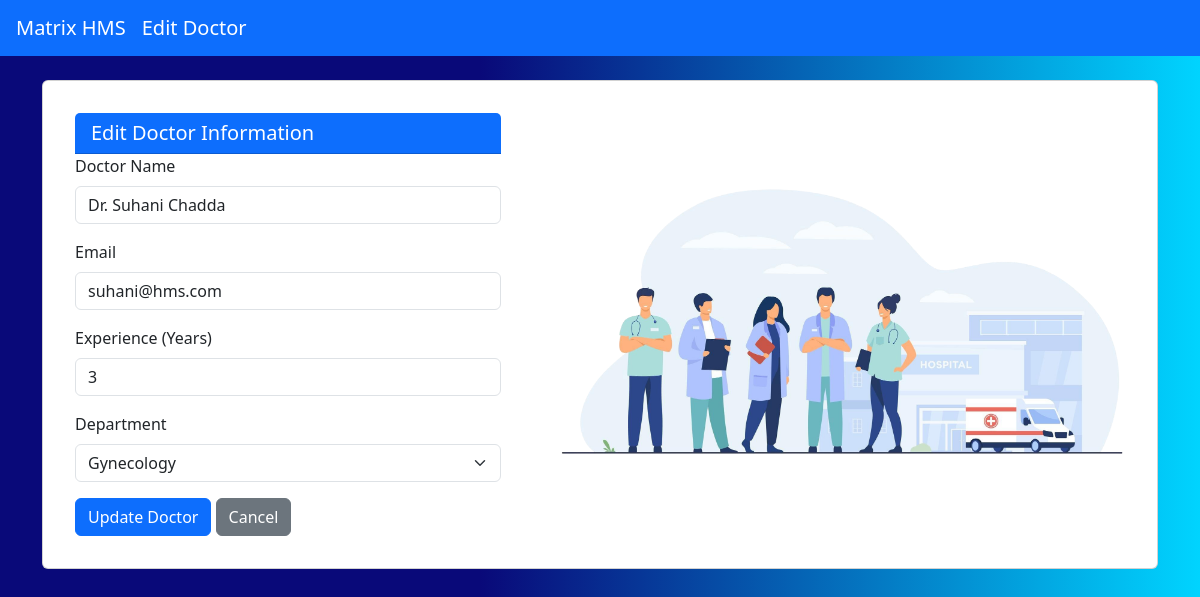
Screenshot of /admin/edit_doctor/3 with the database file from the repository.
### models.py (models this page shows)
class User(db.Model):
    __tablename__ = 'users'
    id = db.Column(db.Integer, primary_key=True)
    user_name = db.Column(db.String(100), nullable=False)
    user_email = db.Column(db.String(100), unique=True, nullable=False)
    user_password = db.Column(db.String(200), nullable=False)
    user_role = db.Column(db.String(20), nullable=False)
    created_at = db.Column(db.DateTime, default=datetime.utcnow)
    doctor_profile = db.relationship('Doctor', back_populates='user', uselist=False)
    patient_profile = db.relationship('Patient', back_populates='user', uselist=False)

class Doctor(db.Model):
    __tablename__ = 'doctors'
    id = db.Column(db.Integer, db.ForeignKey('users.id'), primary_key=True)
    department_id = db.Column(db.Integer, db.ForeignKey('departments.id'), nullable=False)
    experience_years = db.Column(db.Integer)
    user = db.relationship('User', back_populates='doctor_profile')
    department = db.relationship('Department', back_populates='doctors')
    appointments = db.relationship('Appointment', back_populates='doctor', lazy=True)
    availability_slots = db.relationship('DoctorAvailability', back_populates='doctor', cascade='all, delete-orphan')
    patient_histories = db.relationship('PatientHistory', back_populates='doctor', lazy=True)

class Department(db.Model):
    __tablename__ = 'departments'
    id = db.Column(db.Integer, primary_key=True)
    department_name = db.Column(db.String(100), unique=True, nullable=False)
    description = db.Column(db.Text)
    doctors = db.relationship('Doctor', back_populates='department', lazy=True)

### app.py (the view, shortened to what this page needs)
@app.route('/admin/edit_doctor/<int:doctor_id>', methods=['GET', 'POST'])
def edit_doctor(doctor_id):
    doctor = Doctor.query.get(doctor_id)
    departments = Department.query.all()
    return render_template('AdminUI/edit_doctor.html', doctor=doctor, departments=departments)

### templates/AdminUI/edit_doctor.html (shortened to what this page needs)
<!DOCTYPE html>
<html lang="en">
<head>
    <link href="https://cdn.jsdelivr.net/npm/bootstrap@5.3.3/dist/css/bootstrap.min.css" rel="stylesheet">
</head>
<body class="bg-light">
    <nav class="navbar navbar-expand-lg navbar-dark bg-primary px-3">
        <a class="navbar-brand" href="{{ url_for('landing_page') }}">Matrix HMS</a>
        <a class="navbar-brand" href="#">Edit Doctor</a>
    </nav>
    <div class="container my-4" id="glass-card">
        <div class="card d-flex flex-row justify-content-between align-items-center p-3 gap-4">
            <div class="card-body" style="max-width: 600px;">
                <div class="card-header bg-primary text-white">
                    <h5 class="mb-0">Edit Doctor Information</h5>
                </div>
                <form method="POST">
                    <div class="mb-3">
                        <label for="name" class="form-label">Doctor Name</label>
                        <input type="text" class="form-control" id="name" name="name"
                            value="{{ doctor.user.user_name }}" required>
                    </div>
                    <div class="mb-3">
                        <label for="email" class="form-label">Email</label>
                        <input type="email" class="form-control" id="email" name="email"
                            value="{{ doctor.user.user_email }}" required>
                    </div>
                    <div class="mb-3">
                        <label for="experience_years" class="form-label">Experience (Years)</label>
                        <input type="number" class="form-control" id="experience_years" name="experience_years"
                            value="{{ doctor.experience_years }}" required>
                    </div>
                    <div class="mb-3">
                        <label for="department_id" class="form-label">Department</label>
                        <select class="form-select" id="department_id" name="department_id" required>
                            {% for dept in departments %}
                            <option value="{{ dept.id }}" {% if dept.id==doctor.department_id %}selected{% endif %}>
                                {{ dept.department_name }}
                            </option>
                            {% endfor %}
                        </select>
                    </div>
                    <button type="submit" class="btn btn-primary">Update Doctor</button>
                    <a href="{{ url_for('admin_dashboard') }}" class="btn btn-secondary">Cancel</a>
                </form>
            </div>
            <div>
                <img src="/static/images/doctors graphic.png" height="400px" width="auto">
            </div>
        </div>
    </div>
    <link href="https://cdn.jsdelivr.net/npm/bootstrap@5.3.3/dist/css/bootstrap.min.css" rel="stylesheet">
</body>
</html>

### templates/AdminUI/edit_doctor.html (style rules this page uses)
body { background: #090979; background: linear-gradient(90deg, rgba(9, 9, 121, 1) 40%, rgba(0, 212, 255, 1) 100%); }

### rows the page displays
User: name "Dr. Suhani Chadda", email "suhani@hms.com"
Doctor: experience_years "3", department_id "Gynecology"
